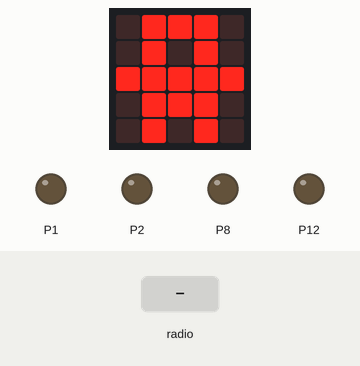
Recording of a program running on a simulated BBC micro:bit (MakeCode). Shown: the board's 5×5 LED display, output pins drawn as LEDs (lit = HIGH). The inputs (shaded band) are chosen by the test bench.

Above: at 1.6 s.
1.7 s: radio message "0" arrives
At 2.9 s:
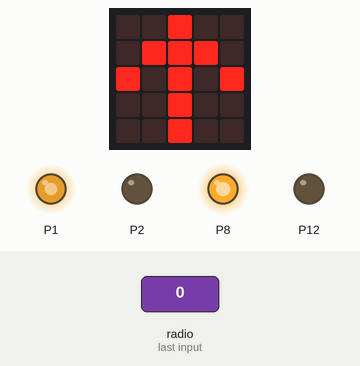
3.2 s: radio message "1" arrives
At 4.2 s:
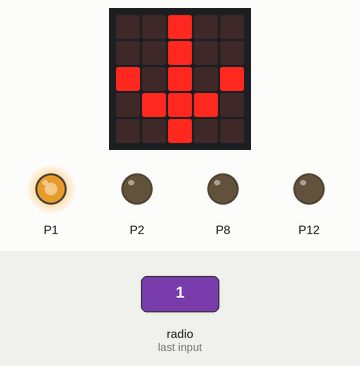
4.7 s: radio message "3" arrives
At 5.4 s:
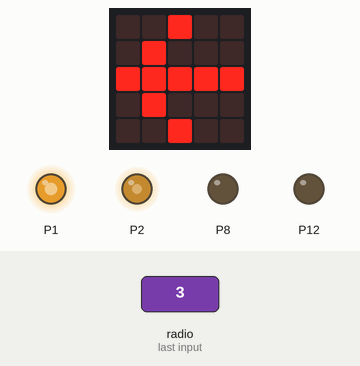
6.2 s: radio message "4" arrives
At 6.5 s:
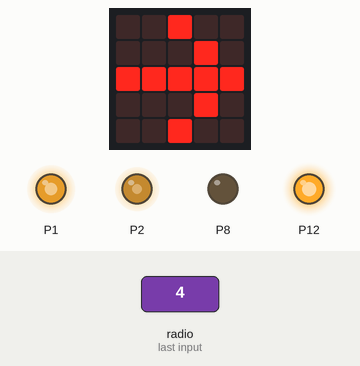
7.7 s: radio message "2" arrives
At 8.8 s:
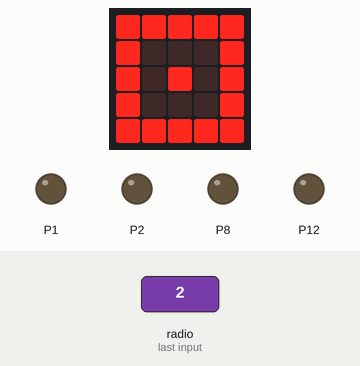
Timing chart, 0 to 10.2 s (numbered marks = the images above; inputs shaded):
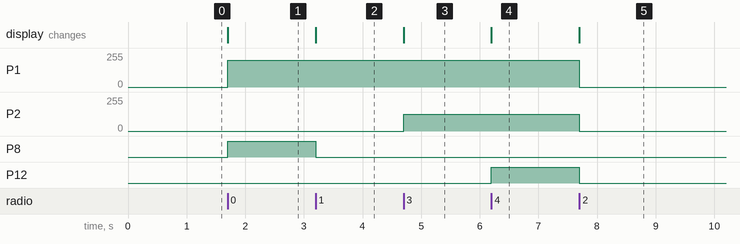

The program:

main.ts
```typescript
function 좌회전 () {
    pins.digitalWritePin(DigitalPin.P8, 0)
    pins.analogWritePin(AnalogPin.P1, 800)
    pins.digitalWritePin(DigitalPin.P12, 0)
    pins.analogWritePin(AnalogPin.P2, 500)
}
radio.onReceivedNumber(function (receivedNumber) {
    if (receivedNumber == 0) {
        전진()
        basic.showLeds(`
            . . # . .
            . # # # .
            # . # . #
            . . # . .
            . . # . .
            `)
    } else if (receivedNumber == 1) {
        후진()
        basic.showLeds(`
            . . # . .
            . . # . .
            # . # . #
            . # # # .
            . . # . .
            `)
    } else if (receivedNumber == 2) {
        정지()
        basic.showLeds(`
            # # # # #
            # . . . #
            # . # . #
            # . . . #
            # # # # #
            `)
    } else if (receivedNumber == 3) {
        좌회전()
        basic.showLeds(`
            . . # . .
            . # . . .
            # # # # #
            . # . . .
            . . # . .
            `)
    } else if (receivedNumber == 4) {
        우회전()
        basic.showLeds(`
            . . # . .
            . . . # .
            # # # # #
            . . . # .
            . . # . .
            `)
    } else {

    }
})
function 우회전 () {
    pins.digitalWritePin(DigitalPin.P8, 0)
    pins.analogWritePin(AnalogPin.P1, 800)
    pins.digitalWritePin(DigitalPin.P12, 1)
    pins.analogWritePin(AnalogPin.P2, 500)
}
function 정지 () {
    pins.digitalWritePin(DigitalPin.P8, 0)
    pins.analogWritePin(AnalogPin.P1, 0)
    pins.digitalWritePin(DigitalPin.P12, 0)
    pins.analogWritePin(AnalogPin.P2, 0)
}
function 후진 () {
    pins.digitalWritePin(DigitalPin.P8, 0)
    pins.analogWritePin(AnalogPin.P1, 800)
    pins.digitalWritePin(DigitalPin.P12, 0)
    pins.analogWritePin(AnalogPin.P2, 0)
}
function 전진 () {
    pins.digitalWritePin(DigitalPin.P8, 1)
    pins.analogWritePin(AnalogPin.P1, 800)
    pins.digitalWritePin(DigitalPin.P12, 0)
    pins.analogWritePin(AnalogPin.P2, 0)
}
radio.setGroup(55)
basic.showLeds(`
    . # # # .
    . # . # .
    # # # # #
    . # # # .
    . # . # .
    `)
```

test.ts
```typescript
// 테스트는 여기로 이동합니다; 이 패키지가 확장으로 사용될 때 컴파일되지 않을 것 입니다.
```

Measured:
- after the input at 1.7 s, P1: 0/255 → 199/255 at once; P8: LOW → HIGH at once; the display: changes at once (image 1)
- after the input at 3.2 s, P8: HIGH → LOW at once; the display: changes at once (image 2)
- after the input at 4.7 s, P2: 0/255 → 125/255 at once; the display: changes at once (image 3)
- after the input at 6.2 s, P12: LOW → HIGH at once; the display: changes at once (image 4)
- after the input at 7.7 s, P1: 199/255 → 0/255 at once; P2: 125/255 → 0/255 at once; P12: HIGH → LOW at once; the display: changes at once (image 5)
